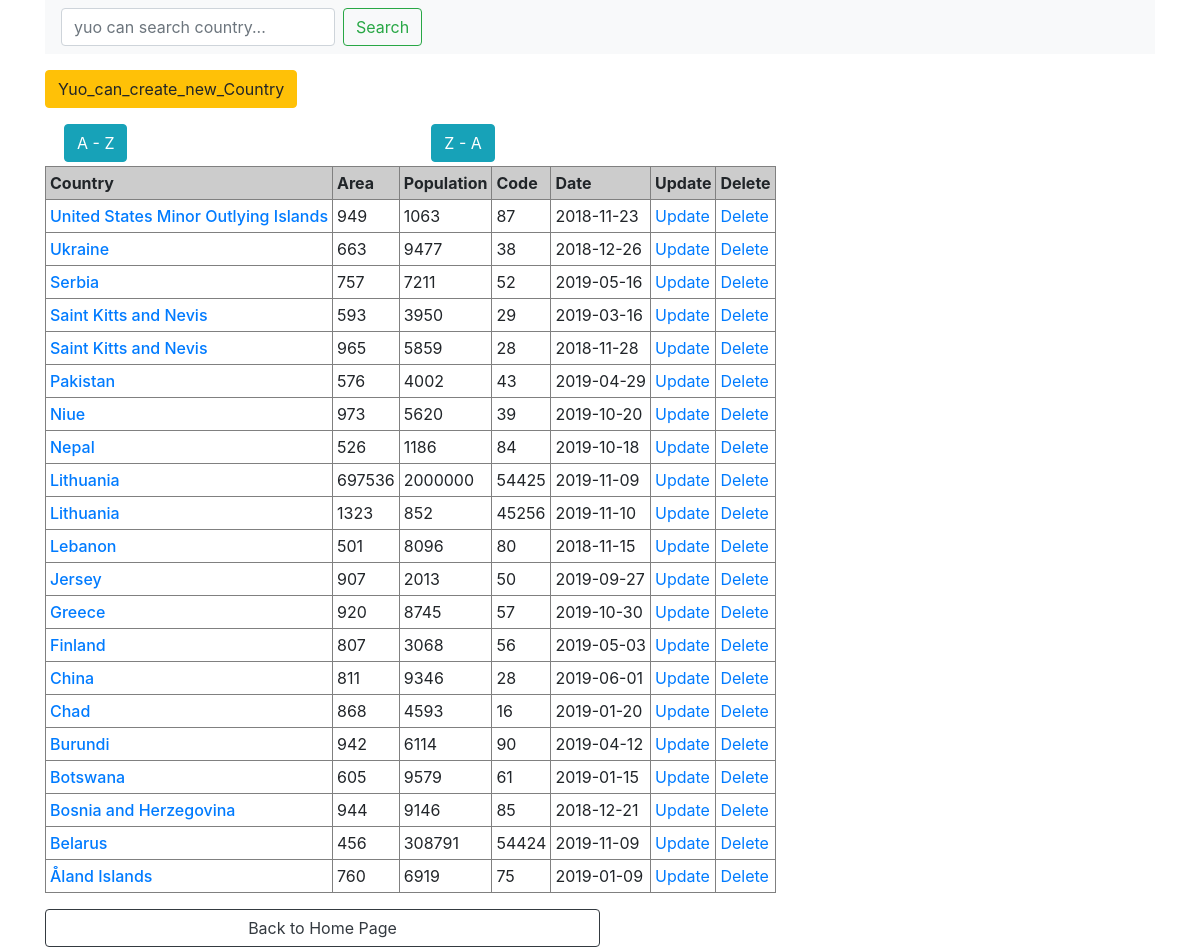
The app's page /naujausi.php with its own data.
### tables this page shows
CREATE TABLE `countrytable` (
  `id` int(6) NOT NULL,
  `coutry` varchar(120) DEFAULT NULL,
  `area` double DEFAULT NULL,
  `population` double DEFAULT NULL,
  `code` int(250) DEFAULT NULL,
  `data` date DEFAULT NULL
);

### db_functions.php (called while the page is built, shortened)
<?php
    $prisijungimas = mysqli_connect(DB_HOST,  MYSQL_USER, MYSQL_PASSWORD, DB_NAME   );
    mysqli_set_charset($prisijungimas, 'utf8mb4');
    function getPrisijungimas() {
        global $prisijungimas;
        return $prisijungimas;
    }
function getCountryZA() {
    $mano_sql_tekstas = "SELECT * FROM countrytable
                                  ORDER BY coutry DESC";
    $adminAtsakymai = mysqli_query( getPrisijungimas() , $mano_sql_tekstas);
            if ( $adminAtsakymai ) {
         return $adminAtsakymai;
    } else {
        return NULL;
    }
}

### naujausi.php (the view, shortened to what this page needs)
<?php require_once('db_functions.php') ?>
<!DOCTYPE html>
<html>
    <head>
      <link rel="stylesheet" href="https://stackpath.bootstrapcdn.com/bootstrap/4.3.1/css/bootstrap.min.css">
<div class="container">
<header>
        <nav class="navbar navbar-expand-lg navbar-light bg-light">
                <form action="search_country.php"    method="GET"   class="form-inline my-2 my-lg-0" >
                    <input type="text" class="form-control mr-sm-2" name="query" aria-label="Search" placeholder="yuo can search country...">
                    <button class="btn btn-outline-success my-2 my-sm-0" type="submit" value="Search">Search</button>
                </form>
        </nav>
</header>
<div class="row mb-3 mt-3">
  <div class="col">
    <?php echo "<a type='button' class='btn btn-warning' href= 'country_create_forma.php?nr=$i'>".Yuo_can_create_new_Country ."</a>";?>
  </div>
</div>
<div class="row m-1">
  <div class="col-4">
    <a  class = "btn btn-info" href="rikiuotas.php">A - Z</a>
  </div>
  <div class="col-4">
    <a  class = "btn btn-info" href="desc.php">Z - A</a>
  </div>
</div>
<div class="row">
  <div class="col-12">
    <table border="1" cellpadding="4">
    <tr>
        <td bgcolor="#CCCCCC"><strong>Country</strong></td>
        <td bgcolor="#CCCCCC"><strong>Area</strong></td><td bgcolor="#CCCCCC"><strong>Population</strong></td><td bgcolor="#CCCCCC"><strong>Code</strong><td bgcolor="#CCCCCC"><strong>Date</strong></td></td><td bgcolor="#CCCCCC"><strong>Update</strong></td><td bgcolor="#CCCCCC"><strong>Delete</strong></td></tr>
    <?php
    $salys = getCountryZA();
    $salis = mysqli_fetch_assoc($salys);
      for($i=1; $i < HOME_NUMBER_OF_ARTICLES; $i++){
      while($salis == true){
        $trans = $salis[id];
    ?>
                <tr>
                <td><? echo "<a  class='card-title h6' href= 'city.php?nr=$trans'>".$salis['coutry']."</a>"; ?></td>
                <td><? echo $salis['area']; ?></td>
                <td><? echo $salis['population']; ?></td>
                <td><? echo $salis['code']; ?></td>
                <td><? echo $salis['data']; ?></td>
                <td><? echo "<a class='card-link' href= 'country_update_forma.php?nr=$trans'>".Update."</a>"; ?></td>
                <td><? echo "<a class='card-link' href= 'countrydelete.php?nr=$trans'>".Delete."</a>"; ?></td>
                </tr>
                <?php $salis = mysqli_fetch_assoc($salys); ?>
    <?php
    }
    };
    ?>
    </table>
</div>
</div>
<a  href="index.php" class="btn btn-outline-dark w-50 mt-3">Back to Home Page</a>
</div>

### records on screen
countrytable: coutry "United States Minor Outlying Islands", area "949", population "1063", code "87", data "2018-11-23"
countrytable: coutry "Ukraine", area "663", population "9477", code "38", data "2018-12-26"
countrytable: coutry "Serbia", area "757", population "7211", code "52", data "2019-05-16"
countrytable: coutry "Saint Kitts and Nevis", area "593", population "3950", code "29", data "2019-03-16"
countrytable: coutry "Saint Kitts and Nevis", area "965", population "5859", code "28", data "2018-11-28"
countrytable: coutry "Pakistan", area "576", population "4002", code "43", data "2019-04-29"
countrytable: coutry "Niue", area "973", population "5620", code "39", data "2019-10-20"
countrytable: coutry "Nepal", area "526", population "1186", code "84", data "2019-10-18"
countrytable: coutry "Lithuania", area "697536", population "2000000", code "54425", data "2019-11-09"
countrytable: coutry "Lithuania", area "1323", population "852", code "45256", data "2019-11-10"
countrytable: coutry "Lebanon", area "501", population "8096", code "80", data "2018-11-15"
countrytable: coutry "Jersey", area "907", population "2013", code "50", data "2019-09-27"
countrytable: coutry "Greece", area "920", population "8745", code "57", data "2019-10-30"
countrytable: coutry "Finland", area "807", population "3068", code "56", data "2019-05-03"
countrytable: coutry "China", area "811", population "9346", code "28", data "2019-06-01"
countrytable: coutry "Chad", area "868", population "4593", code "16", data "2019-01-20"
countrytable: coutry "Burundi", area "942", population "6114", code "90", data "2019-04-12"
countrytable: coutry "Botswana", area "605", population "9579", code "61", data "2019-01-15"
countrytable: coutry "Bosnia and Herzegovina", area "944", population "9146", code "85", data "2018-12-21"
countrytable: coutry "Belarus", area "456", population "308791", code "54424", data "2019-11-09"
countrytable: coutry "Åland Islands", area "760", population "6919", code "75", data "2019-01-09"

### other values on screen
Yuo_can_create_new_Country "Yuo_can_create_new_Country"
